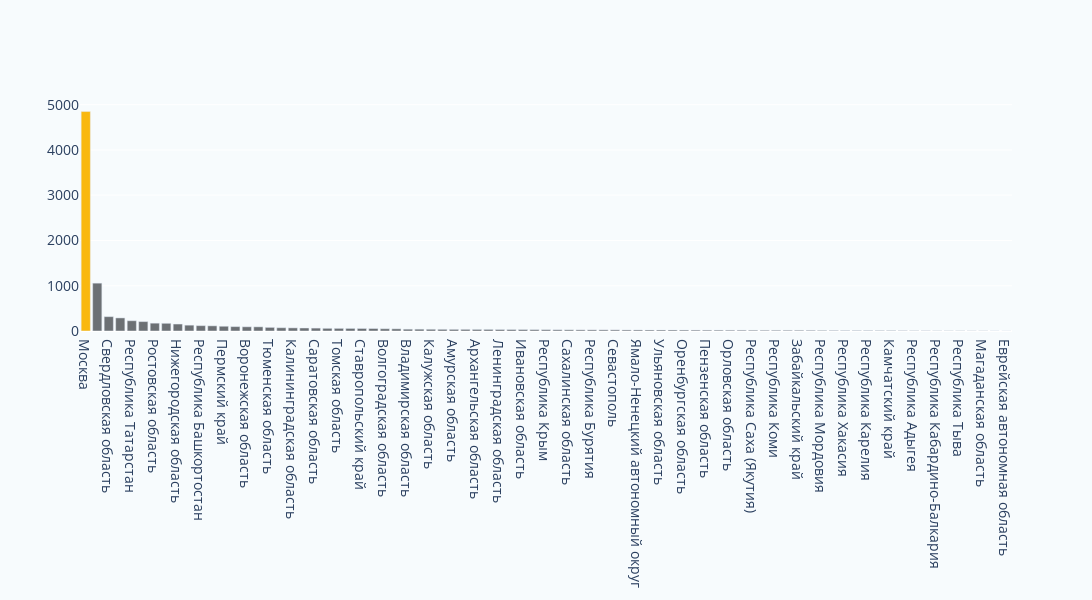

Notebook code for this chart:
### Code cell
counts =df['регион_проживания'].value_counts() / 6
bar = px.bar(y=counts, x=counts.index, labels=dict(x='регион', y='количество людей')).data[0]
bar.update(marker=dict(color=['#F9B810']+['#6C7074' for _ in range(100)]))
fig = go.Figure()
fig.add_trace(bar)
fig.update_layout(width=1200, height=600, font=dict(size=14), paper_bgcolor='#F7FBFD', plot_bgcolor='#F7FBFD')
fig.write_image('counts_regs.svg')
fig.show()

### Figure 1 — Plotly figure (JSON) as saved in the notebook; plotly's stock layout.template omitted (floating-point values rounded to 4 significant figures)
{"data": [{"alignmentgroup": "True", "hovertemplate": "регион=%{x}<br>количество людей=%{y}<extra></extra>", "legendgroup": "", "marker": {"color": ["#F9B810", "#6C7074", "#6C7074", "#6C7074", "#6C7074", "#6C7074", "#6C7074", "#6C7074", "#6C7074", "#6C7074", "#6C7074", "#6C7074", "#6C7074", "#6C7074", "#6C7074", "#6C7074", "#6C7074", "#6C7074", "#6C7074", "#6C7074", "#6C7074", "#6C7074", "#6C7074", "#6C7074", "#6C7074", "#6C7074", "#6C7074", "#6C7074", "#6C7074", "#6C7074", "#6C7074", "#6C7074", "#6C7074", "#6C7074", "#6C7074", "#6C7074", "#6C7074", "#6C7074", "#6C7074", "#6C7074", "#6C7074", "#6C7074", "#6C7074", "#6C7074", "#6C7074", "#6C7074", "#6C7074", "#6C7074", "#6C7074", "#6C7074", "#6C7074", "#6C7074", "#6C7074", "#6C7074", "#6C7074", "#6C7074", "#6C7074", "#6C7074", "#6C7074", "#6C7074", "#6C7074", "#6C7074", "#6C7074", "#6C7074", "#6C7074", "#6C7074", "#6C7074", "#6C7074", "#6C7074", "#6C7074", "#6C7074", "#6C7074", "#6C7074", "#6C7074", "#6C7074", "#6C7074", "#6C7074", "#6C7074", "#6C7074", "#6C7074", "#6C7074", "#6C7074", "#6C7074", "#6C7074", "#6C7074", "#6C7074", "#6C7074", "#6C7074", "#6C7074", "#6C7074", "#6C7074", "#6C7074", "#6C7074", "#6C7074", "#6C7074", "#6C7074", "#6C7074", "#6C7074", "#6C7074", "#6C7074", "#6C7074"], "pattern": {"shape": ""}}, "name": "", "offsetgroup": "", "orientation": "v", "showlegend": false, "textposition": "auto", "type": "bar", "x": ["Москва", "Санкт-Петербург", "Свердловская область", "Краснодарский край", "Республика Татарстан", "Московская область", "Ростовская область", "Новосибирская область", "Нижегородская область", "Челябинская область", "Республика Башкортостан", "Самарская область", "Пермский край", "Красноярский край", "Воронежская область", "Приморский край", "Тюменская область", "Хабаровский край", "Калининградская область", "Иркутская область", "Саратовская область", "Республика Удмуртия", "Томская область", "Ханты-Мансийский автономный округ", "Ставропольский край", "Кемеровская область", "Волгоградская область", "Ярославская область", "Владимирская область", "Омская область", "Калужская область", "Белгородская область", "Амурская область", "Рязанская область", "Архангельская область", "Алтайский край", "Ленинградская область", "Кировская область", "Ивановская область", "Тверская область", "Республика Крым", "Липецкая область", "Сахалинская область", "Курская область", "Республика Бурятия", "Тульская область", "Севастополь", "Вологодская область", "Ямало-Ненецкий автономный округ", "Мурманская область", "Ульяновская область", "Смоленская область", "Оренбургская область", "Астраханская область", "Пензенская область", "Республика Чувашия", "Орловская область", "Брянская область", "Республика Саха (Якутия)", "Костромская область", "Республика Коми", "Новгородская область", "Забайкальский край", "Республика Марий Эл", "Республика Мордовия", "Тамбовская область", "Республика Хакасия", "Псковская область", "Республика Карелия", "Курганская область", "Камчатский край", "Республика Дагестан", "Республика Адыгея", "Республика Северная Осетия", "Республика Кабардино-Балкария", "Республика Калмыкия", "Республика Тыва", "Ненецкий автономный округ", "Магаданская область", "Республика Карачаево-Черкесия", "Еврейская автономная область"], "xaxis": "x", "y": [4848, 1057, 317, 289, 227, 208, 173, 170, 154, 129, 118, 114, 105, 97, 93, 92, 80, 72, 69, 66, 64, 59, 58, 57, 56, 55, 50, 48, 40, 40, 38, 37, 36, 36, 35, 35, 33, 32, 32, 30, 29, 27, 26, 25, 25, 25, 25, 23, 23, 22, 22, 22, 21, 20, 19, 19, 18, 18, 17, 16, 16, 16, 16, 15, 13, 12, 11, 11, 11, 10, 10, 7, 6, 5, 4, 4, 4, 3, 3, 2, 1], "yaxis": "y"}], "layout": {"font": {"size": 14}, "height": 600, "paper_bgcolor": "#F7FBFD", "plot_bgcolor": "#F7FBFD", "width": 1200}}
